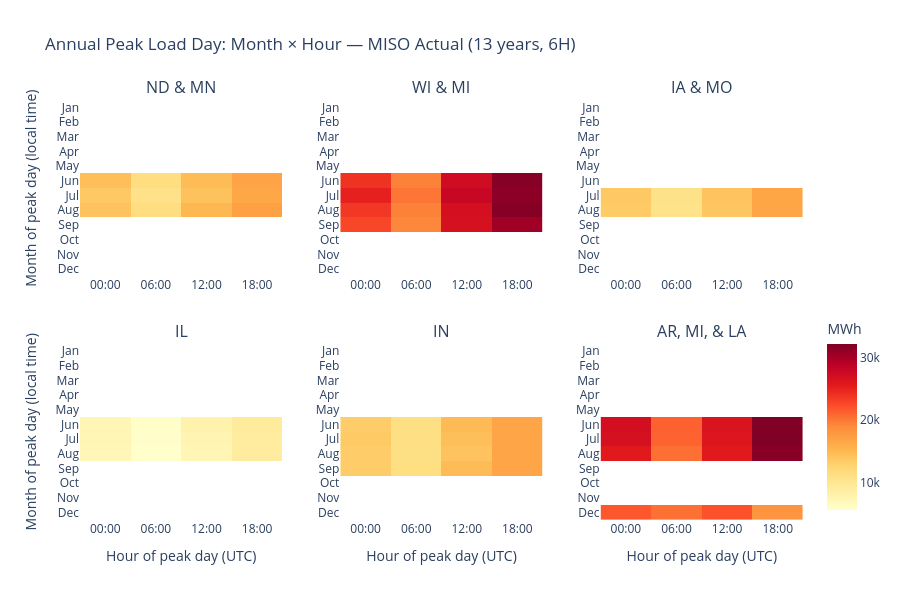
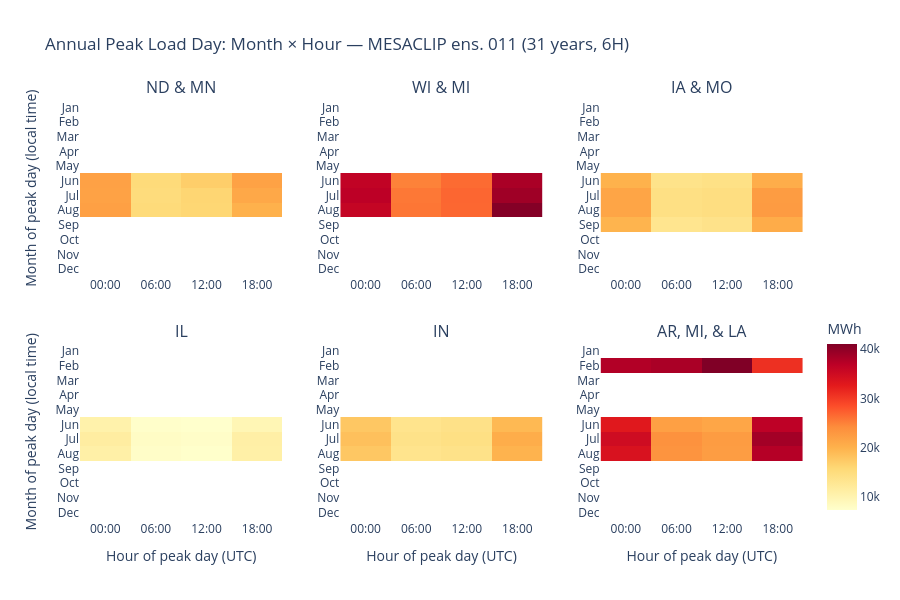

Notebook source saved alongside these figures, in order:
### Code cell
# ── Annual peak load day heatmap: month × hour, per zone ─────────────────────
# Peak-day analysis in UTC so hours are always 0/6/12/18.
# Month is derived in local time (Indianapolis) for summer/winter classification.

SUMMER_MONTHS = {6, 7, 8}
WINTER_MONTHS = {12, 1, 2}
MONTH_LABELS  = ["Jan","Feb","Mar","Apr","May","Jun","Jul","Aug","Sep","Oct","Nov","Dec"]
HOURS         = [0, 6, 12, 18]
HOUR_LABELS   = ["00:00", "06:00", "12:00", "18:00"]

# ── Load ALL historical years → per zone, UTC, 6H ────────────────────────────
all_hist_years = sorted(int(p.stem[:4]) for p in HIST_DIR.glob("*1231_dfal_HIST.xls"))
print(f"Historical years found: {all_hist_years}")

hist_zone_yearly = {z: {} for z in ZONES}
for yr in all_hist_years:
    df = pd.read_excel(HIST_DIR / f"{yr}1231_dfal_HIST.xls", index_col=0, header=5)
    df = df[:-2].drop(columns=["MTLF (MWh)"])
    df = df[~(df.index == "MarketDay")]
    df.index = pd.to_datetime(df.index)
    df.index = df.index + pd.to_timedelta(df["HourEnding"] - 1, unit="h")
    df.index = df.index.tz_localize("Etc/GMT+5").tz_convert("UTC")
    wide = df.pivot_table(index=df.index, columns="LoadResource Zone", values="ActualLoad (MWh)")
    if "LRZ8_9" in wide.columns:
        wide["LRZ8_9_10"] = wide.get("LRZ8_9_10", pd.Series(0, index=wide.index)).fillna(0) + wide["LRZ8_9"].fillna(0)
        wide = wide.drop(columns=["LRZ8_9"])
    wide = wide.drop(columns=[c for c in ["MISO"] if c in wide.columns])
    wide_6h = wide.resample("6h").mean()   # keep in UTC
    wide_6h.columns = ZONES
    for z in ZONES:
        hist_zone_yearly[z][yr] = wide_6h[z]

# ── Load ALL inference years → per zone, UTC ──────────────────────────────────
infer_years = sorted(int(p.stem.split("_")[-1]) for p in INFER_DIR.glob(f"{ZONES[0]}_load_*.csv"))
print(f"Inference years found: {infer_years}")

infer_zone_yearly = {z: {} for z in ZONES}
for yr in infer_years:
    for z in ZONES:
        df = pd.read_csv(INFER_DIR / f"{z}_load_{yr}.csv", index_col=0)
        df.index = pd.to_datetime(df.index, utc=True)   # keep in UTC
        infer_zone_yearly[z][yr] = df["predicted_load_mwh"]

# ── Find annual peak day per zone ─────────────────────────────────────────────
def peak_day_records_zone(zone_yearly):
    out = {}
    for z, yearly in zone_yearly.items():
        records = []
        for year, series in yearly.items():
            # Peak day in UTC dates
            peak_date_utc = series.groupby(series.index.date).max().idxmax()
            day_series = series[series.index.date == peak_date_utc]
            # Local-time month of the peak timestamp (for season classification)
            peak_ts_local = day_series.idxmax().tz_convert(LOCAL_TZ)
            peak_month    = peak_ts_local.month
            for ts, val in day_series.items():
                records.append({
                    "year":  year,
                    "month": peak_month,   # local-time month
                    "hour":  ts.hour,      # UTC hour (always 0/6/12/18)
                    "load":  val,
                })
        out[z] = pd.DataFrame(records)
    return out

hist_recs  = peak_day_records_zone(hist_zone_yearly)
infer_recs = peak_day_records_zone(infer_zone_yearly)

# ── Summer / winter statistics ────────────────────────────────────────────────
def season_stats_zone(recs_by_zone, dataset_label):
    print(f"\n{'─'*60}\n{dataset_label}\n{'─'*60}")
    for z in ZONES:
        rec = recs_by_zone[z]
        if rec.empty:
            print(f"  {z}: no data"); continue
        peaks = rec.drop_duplicates("year")
        n = len(peaks)
        s = peaks["month"].isin(SUMMER_MONTHS).sum()
        w = peaks["month"].isin(WINTER_MONTHS).sum()
        detail = "  ".join(
            f"{int(r.year)}→{MONTH_LABELS[int(r.month)-1]}"
            for _, r in peaks.sort_values("year").iterrows()
        )
        print(f"  {title_map[z]:20s}  Summer {s}/{n}={s/n*100:.0f}%  "
              f"Winter {w}/{n}={w/n*100:.0f}%  |  {detail}")

season_stats_zone(hist_recs,  "Historical")
season_stats_zone(infer_recs, "Inference (ens. 011)")

# ── Build month × UTC-hour matrix ─────────────────────────────────────────────
def build_matrix(rec):
    mat = np.full((12, 4), np.nan)
    ann = [["" for _ in HOURS] for _ in range(12)]
    for mi, month in enumerate(range(1, 13)):
        for hi, hour in enumerate(HOURS):
            cell = rec[(rec["month"] == month) & (rec["hour"] == hour)]
            if len(cell):
                mat[mi, hi] = cell["load"].mean()
                ann[mi][hi] = ", ".join(str(int(y)) for y in sorted(cell["year"]))
    return mat, ann

# ── Plot helper ───────────────────────────────────────────────────────────────
def make_peak_figure(recs_by_zone, dataset_label, n_years):
    matrices = {z: build_matrix(recs_by_zone[z]) for z in ZONES}
    all_vals = np.concatenate([m.flatten() for m, _ in matrices.values()])
    vmin, vmax = float(np.nanmin(all_vals)), float(np.nanmax(all_vals))

    fig = make_subplots(
        rows=2, cols=3,
        subplot_titles=[title_map[z] for z in ZONES],
        vertical_spacing=0.16,
        horizontal_spacing=0.08,
    )

    for i, z in enumerate(ZONES):
        r, c = i // 3 + 1, i % 3 + 1
        mat, ann = matrices[z]

        hover = [[
            (f"<b>{title_map[z]}: {MONTH_LABELS[mi]}, {HOUR_LABELS[hi]} UTC</b><br>"
             f"Avg load: {mat[mi,hi]:,.0f} MWh<br>Years: {ann[mi][hi]}")
            if not np.isnan(mat[mi, hi])
            else f"{MONTH_LABELS[mi]}, {HOUR_LABELS[hi]} UTC: no peak"
            for hi in range(4)
        ] for mi in range(12)]

        fig.add_trace(go.Heatmap(
            z=mat,
            x=HOUR_LABELS,
            y=MONTH_LABELS,
            colorscale="YlOrRd",
            zmin=vmin, zmax=vmax,
            showscale=(i == len(ZONES) - 1),
            colorbar=dict(title="MWh", x=1.02, len=0.5, y=0.25),
            text=hover,
            hovertemplate="%{text}<extra></extra>",
        ), row=r, col=c)

        fig.update_yaxes(autorange="reversed", row=r, col=c)
        if c == 1:
            fig.update_yaxes(title_text="Month of peak day (local time)", row=r, col=c)
        if r == 2:
            fig.update_xaxes(title_text="Hour of peak day (UTC)", row=r, col=c)

    fig.update_layout(
        title=f"Annual Peak Load Day: Month × Hour — {dataset_label} ({n_years} years, 6H)",
        height=600, paper_bgcolor="white", plot_bgcolor="white",
    )
    return fig

make_peak_figure(hist_recs,  "MISO Actual",             len(all_hist_years)).show()
make_peak_figure(infer_recs, "MESACLIP ens. 011", len(infer_years)).show()
